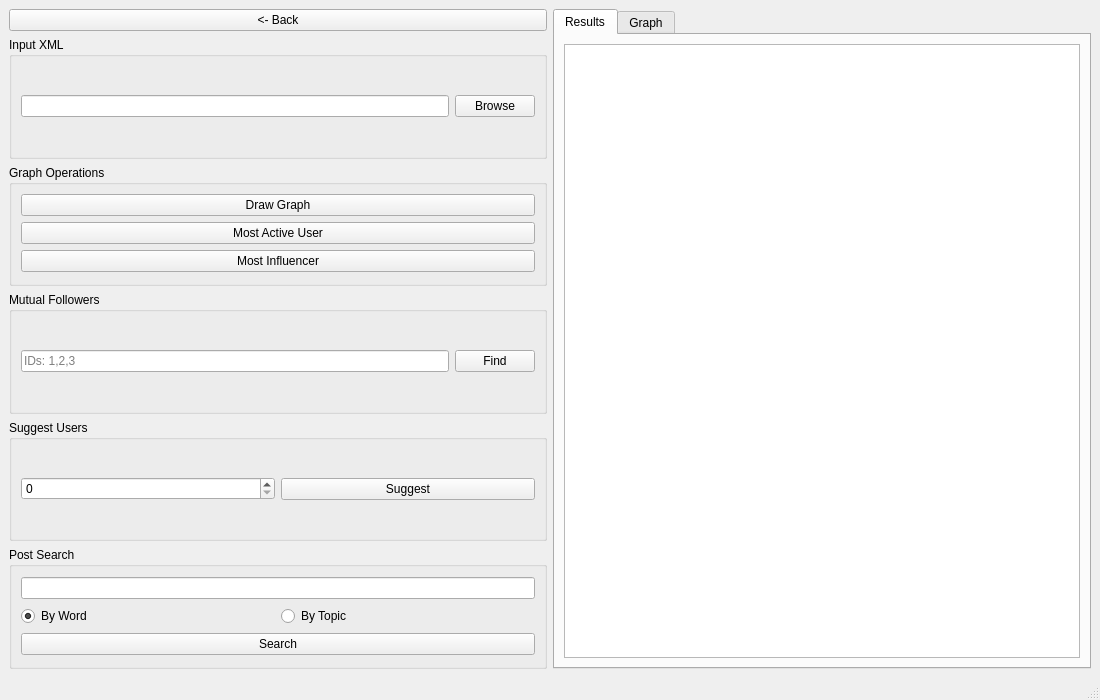
<?xml version="1.0" encoding="UTF-8"?>
<ui version="4.0">
 <class>Level2Window</class>
 <widget class="QMainWindow" name="Level2Window">
  <property name="geometry">
   <rect>
    <x>0</x>
    <y>0</y>
    <width>1100</width>
    <height>700</height>
   </rect>
  </property>
  <property name="windowTitle">
   <string>XML Editor - Level 2 (Network Analysis)</string>
  </property>
  <widget class="QWidget" name="centralwidget">
   <layout class="QHBoxLayout">
    <item>
     <layout class="QVBoxLayout">
      <item>
       <widget class="QPushButton" name="backButton">
        <property name="text">
         <string>&lt;- Back</string>
        </property>
       </widget>
      </item>
      <item>
       <widget class="QGroupBox" name="inputGroupBox">
        <property name="title">
         <string>Input XML</string>
        </property>
        <layout class="QHBoxLayout">
         <item>
          <widget class="QLineEdit" name="xmlPathLineEdit">
           <property name="readOnly">
            <bool>true</bool>
           </property>
          </widget>
         </item>
         <item>
          <widget class="QPushButton" name="browseButton">
           <property name="text">
            <string>Browse</string>
           </property>
          </widget>
         </item>
        </layout>
       </widget>
      </item>
      <item>
       <widget class="QGroupBox" name="graphGroupBox">
        <property name="title">
         <string>Graph Operations</string>
        </property>
        <layout class="QVBoxLayout">
         <item>
          <widget class="QPushButton" name="drawGraphButton">
           <property name="text">
            <string>Draw Graph</string>
           </property>
          </widget>
         </item>
         <item>
          <widget class="QPushButton" name="mostActiveButton">
           <property name="text">
            <string>Most Active User</string>
           </property>
          </widget>
         </item>
         <item>
          <widget class="QPushButton" name="mostInfluencerButton">
           <property name="text">
            <string>Most Influencer</string>
           </property>
          </widget>
         </item>
        </layout>
       </widget>
      </item>
      <item>
       <widget class="QGroupBox" name="mutualGroupBox">
        <property name="title">
         <string>Mutual Followers</string>
        </property>
        <layout class="QHBoxLayout">
         <item>
          <widget class="QLineEdit" name="mutualIdsLineEdit">
           <property name="placeholderText">
            <string>IDs: 1,2,3</string>
           </property>
          </widget>
         </item>
         <item>
          <widget class="QPushButton" name="mutualButton">
           <property name="text">
            <string>Find</string>
           </property>
          </widget>
         </item>
        </layout>
       </widget>
      </item>
      <item>
       <widget class="QGroupBox" name="suggestGroupBox">
        <property name="title">
         <string>Suggest Users</string>
        </property>
        <layout class="QHBoxLayout">
         <item>
          <widget class="QSpinBox" name="suggestUserIdSpinBox"/>
         </item>
         <item>
          <widget class="QPushButton" name="suggestButton">
           <property name="text">
            <string>Suggest</string>
           </property>
          </widget>
         </item>
        </layout>
       </widget>
      </item>
      <item>
       <widget class="QGroupBox" name="searchGroupBox">
        <property name="title">
         <string>Post Search</string>
        </property>
        <layout class="QVBoxLayout">
         <item>
          <widget class="QLineEdit" name="searchLineEdit"/>
         </item>
         <item>
          <layout class="QHBoxLayout">
           <item>
            <widget class="QRadioButton" name="searchWordRadio">
             <property name="text">
              <string>By Word</string>
             </property>
             <property name="checked">
              <bool>true</bool>
             </property>
            </widget>
           </item>
           <item>
            <widget class="QRadioButton" name="searchTopicRadio">
             <property name="text">
              <string>By Topic</string>
             </property>
            </widget>
           </item>
          </layout>
         </item>
         <item>
          <widget class="QPushButton" name="searchButton">
           <property name="text">
            <string>Search</string>
           </property>
          </widget>
         </item>
        </layout>
       </widget>
      </item>
     </layout>
    </item>
    <item>
     <widget class="QTabWidget" name="tabWidget">
      <property name="currentIndex">
       <number>0</number>
      </property>
      <widget class="QWidget" name="widget">
       <attribute name="title">
        <string>Results</string>
       </attribute>
       <layout class="QVBoxLayout">
        <item>
         <widget class="QTextEdit" name="resultsTextEdit"/>
        </item>
       </layout>
      </widget>
      <widget class="QWidget" name="widget">
       <attribute name="title">
        <string>Graph</string>
       </attribute>
       <layout class="QVBoxLayout">
        <item>
         <widget class="QLabel" name="graphLabel">
          <property name="text">
           <string>No graph yet</string>
          </property>
          <property name="alignment">
           <set>Qt::AlignmentFlag::AlignCenter</set>
          </property>
         </widget>
        </item>
       </layout>
      </widget>
     </widget>
    </item>
   </layout>
  </widget>
  <widget class="QStatusBar" name="statusbar"/>
 </widget>
 <resources/>
 <connections/>
</ui>
